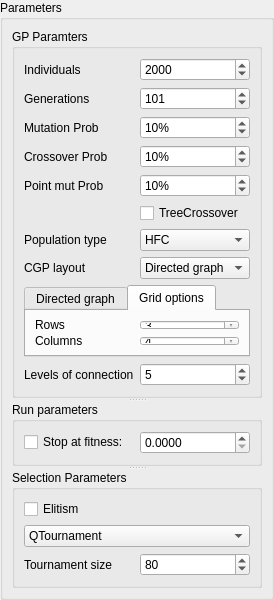
      <widget class="QSplitter" name="splitter">
       <property name="orientation">
        <enum>Qt::Vertical</enum>
       </property>
       <widget class="QGroupBox" name="groupBox_5">
        <property name="sizePolicy">
         <sizepolicy hsizetype="Expanding" vsizetype="Expanding">
          <horstretch>0</horstretch>
          <verstretch>0</verstretch>
         </sizepolicy>
        </property>
        <property name="minimumSize">
         <size>
          <width>200</width>
          <height>600</height>
         </size>
        </property>
        <property name="autoFillBackground">
         <bool>false</bool>
        </property>
        <property name="title">
         <string>Parameters</string>
        </property>
        <property name="flat">
         <bool>false</bool>
        </property>
        <property name="checkable">
         <bool>false</bool>
        </property>
        <layout class="QVBoxLayout">
         <item>
          <widget class="QSplitter" name="splitter_3">
           <property name="orientation">
            <enum>Qt::Vertical</enum>
           </property>
           <widget class="QGroupBox" name="groupBox_2">
            <property name="sizePolicy">
             <sizepolicy hsizetype="Expanding" vsizetype="Expanding">
              <horstretch>0</horstretch>
              <verstretch>0</verstretch>
             </sizepolicy>
            </property>
            <property name="minimumSize">
             <size>
              <width>0</width>
              <height>0</height>
             </size>
            </property>
            <property name="palette">
             <palette>
              <active/>
              <inactive/>
              <disabled/>
             </palette>
            </property>
            <property name="autoFillBackground">
             <bool>false</bool>
            </property>
            <property name="title">
             <string>GP Paramters</string>
            </property>
            <property name="flat">
             <bool>false</bool>
            </property>
            <property name="checkable">
             <bool>false</bool>
            </property>
            <layout class="QGridLayout">
             <item row="0" column="0">
              <widget class="QLabel" name="textLabel1">
               <property name="toolTip">
                <string>&lt;html&gt;&lt;head&gt;&lt;meta name=&quot;qrichtext&quot; content=&quot;1&quot; /&gt;&lt;/head&gt;&lt;body style=&quot; white-space: pre-wrap; font-family:MS Shell Dlg 2; font-size:8.25pt; font-weight:400; font-style:normal; text-decoration:none;&quot;&gt;&lt;p style=&quot; margin-top:0px; margin-bottom:0px; margin-left:0px; margin-right:0px; -qt-block-indent:0; text-indent:0px;&quot;&gt;Number of individuals in the population&lt;/p&gt;&lt;/body&gt;&lt;/html&gt;</string>
               </property>
               <property name="text">
                <string>Individuals</string>
               </property>
              </widget>
             </item>
             <item row="0" column="1">
              <widget class="QSpinBox" name="Individuals">
               <property name="sizePolicy">
                <sizepolicy hsizetype="Minimum" vsizetype="Expanding">
                 <horstretch>0</horstretch>
                 <verstretch>0</verstretch>
                </sizepolicy>
               </property>
               <property name="maximum">
                <number>100000</number>
               </property>
               <property name="value">
                <number>2000</number>
               </property>
              </widget>
             </item>
             <item row="1" column="0">
              <widget class="QLabel" name="textLabel1_2">
               <property name="toolTip">
                <string>&lt;html&gt;&lt;head&gt;&lt;meta name=&quot;qrichtext&quot; content=&quot;1&quot; /&gt;&lt;/head&gt;&lt;body style=&quot; white-space: pre-wrap; font-family:MS Shell Dlg 2; font-size:8.25pt; font-weight:400; font-style:normal; text-decoration:none;&quot;&gt;&lt;p style=&quot; margin-top:0px; margin-bottom:0px; margin-left:0px; margin-right:0px; -qt-block-indent:0; text-indent:0px;&quot;&gt;Maximum number of generations to run experiment&lt;/p&gt;&lt;/body&gt;&lt;/html&gt;</string>
               </property>
               <property name="text">
                <string>Generations</string>
               </property>
              </widget>
             </item>
             <item row="1" column="1">
              <widget class="QSpinBox" name="Generations">
               <property name="sizePolicy">
                <sizepolicy hsizetype="Minimum" vsizetype="Expanding">
                 <horstretch>0</horstretch>
                 <verstretch>0</verstretch>
                </sizepolicy>
               </property>
               <property name="toolTip">
                <string>Max number of generations</string>
               </property>
               <property name="minimum">
                <number>1</number>
               </property>
               <property name="maximum">
                <number>10000</number>
               </property>
               <property name="singleStep">
                <number>20</number>
               </property>
               <property name="value">
                <number>101</number>
               </property>
              </widget>
             </item>
             <item row="2" column="0">
              <widget class="QLabel" name="textLabel1_3">
               <property name="text">
                <string>Mutation Prob</string>
               </property>
              </widget>
             </item>
             <item row="2" column="1">
              <widget class="QSpinBox" name="Mutation">
               <property name="sizePolicy">
                <sizepolicy hsizetype="Minimum" vsizetype="Expanding">
                 <horstretch>0</horstretch>
                 <verstretch>0</verstretch>
                </sizepolicy>
               </property>
               <property name="suffix">
                <string>%</string>
               </property>
               <property name="prefix">
                <string/>
               </property>
               <property name="maximum">
                <number>100</number>
               </property>
               <property name="value">
                <number>10</number>
               </property>
              </widget>
             </item>
             <item row="3" column="0">
              <widget class="QLabel" name="textLabel1_3_2">
               <property name="text">
                <string>Crossover Prob </string>
               </property>
              </widget>
             </item>
             <item row="3" column="1">
              <widget class="QSpinBox" name="Crossover">
               <property name="sizePolicy">
                <sizepolicy hsizetype="Minimum" vsizetype="Expanding">
                 <horstretch>0</horstretch>
                 <verstretch>0</verstretch>
                </sizepolicy>
               </property>
               <property name="suffix">
                <string>%</string>
               </property>
               <property name="maximum">
                <number>100</number>
               </property>
               <property name="value">
                <number>10</number>
               </property>
              </widget>
             </item>
             <item row="4" column="0">
              <widget class="QLabel" name="pointMut">
               <property name="text">
                <string>Point mut Prob</string>
               </property>
              </widget>
             </item>
             <item row="4" column="1">
              <widget class="QSpinBox" name="pointProb">
               <property name="sizePolicy">
                <sizepolicy hsizetype="Minimum" vsizetype="Expanding">
                 <horstretch>0</horstretch>
                 <verstretch>0</verstretch>
                </sizepolicy>
               </property>
               <property name="suffix">
                <string>%</string>
               </property>
               <property name="maximum">
                <number>100</number>
               </property>
               <property name="value">
                <number>10</number>
               </property>
              </widget>
             </item>
             <item row="5" column="1">
              <widget class="QCheckBox" name="treeCheck">
               <property name="text">
                <string>TreeCrossover</string>
               </property>
              </widget>
             </item>
             <item row="6" column="1">
              <widget class="QComboBox" name="PopulationType">
               <property name="toolTip">
                <string>Choose type of population</string>
               </property>
               <property name="currentIndex">
                <number>1</number>
               </property>
               <item>
                <property name="text">
                 <string>Normal</string>
                </property>
               </item>
               <item>
                <property name="text">
                 <string>HFC</string>
                </property>
               </item>
              </widget>
             </item>
             <item row="7" column="1">
              <widget class="QComboBox" name="CGP_type">
               <property name="toolTip">
                <string>Choose connection type</string>
               </property>
               <property name="currentIndex">
                <number>0</number>
               </property>
               <item>
                <property name="text">
                 <string>Directed graph</string>
                </property>
               </item>
               <item>
                <property name="text">
                 <string>Grid</string>
                </property>
               </item>
              </widget>
             </item>
             <item row="8" column="0" colspan="2">
              <widget class="QTabWidget" name="options">
               <property name="currentIndex">
                <number>1</number>
               </property>
               <widget class="QWidget" name="Direct">
                <attribute name="title">
                 <string>Directed graph</string>
                </attribute>
                <attribute name="toolTip">
                 <string>Settings for directed graph type layout</string>
                </attribute>
                <layout class="QGridLayout">
                 <item row="0" column="0">
                  <widget class="QLabel" name="textLabel1_3_2_2">
                   <property name="text">
                    <string>Number of nodes</string>
                   </property>
                  </widget>
                 </item>
                 <item row="0" column="1">
                  <widget class="QSpinBox" name="Nodes">
                   <property name="minimum">
                    <number>1</number>
                   </property>
                   <property name="maximum">
                    <number>1000</number>
                   </property>
                   <property name="value">
                    <number>10</number>
                   </property>
                  </widget>
                 </item>
                </layout>
               </widget>
               <widget class="QWidget" name="Grid options">
                <attribute name="title">
                 <string>Grid options</string>
                </attribute>
                <layout class="QGridLayout">
                 <property name="margin">
                  <number>9</number>
                 </property>
                 <property name="spacing">
                  <number>6</number>
                 </property>
                 <item row="1" column="1">
                  <widget class="QSpinBox" name="Cols">
                   <property name="minimum">
                    <number>1</number>
                   </property>
                   <property name="value">
                    <number>4</number>
                   </property>
                  </widget>
                 </item>
                 <item row="1" column="0">
                  <widget class="QLabel" name="label_5">
                   <property name="text">
                    <string>Columns</string>
                   </property>
                  </widget>
                 </item>
                 <item row="0" column="0">
                  <widget class="QLabel" name="label_4">
                   <property name="text">
                    <string>Rows</string>
                   </property>
                  </widget>
                 </item>
                 <item row="0" column="1">
                  <widget class="QSpinBox" name="Rows">
                   <property name="minimum">
                    <number>1</number>
                   </property>
                   <property name="value">
                    <number>3</number>
                   </property>
                  </widget>
                 </item>
                </layout>
               </widget>
              </widget>
             </item>
             <item row="6" column="0">
              <widget class="QLabel" name="label_8">
               <property name="text">
                <string>Population type</string>
               </property>
              </widget>
             </item>
             <item row="7" column="0">
              <widget class="QLabel" name="label_9">
               <property name="text">
                <string>CGP layout</string>
               </property>
              </widget>
             </item>
             <item row="9" column="0">
              <widget class="QLabel" name="label_7">
               <property name="text">
                <string>Levels of connection</string>
               </property>
              </widget>
             </item>
             <item row="9" column="1">
              <widget class="QSpinBox" name="Back">
               <property name="minimum">
                <number>1</number>
               </property>
               <property name="maximum">
                <number>1000</number>
               </property>
               <property name="value">
                <number>5</number>
               </property>
              </widget>
             </item>
            </layout>
           </widget>
           <widget class="QGroupBox" name="groupBox">
            <property name="sizePolicy">
             <sizepolicy hsizetype="Expanding" vsizetype="Expanding">
              <horstretch>0</horstretch>
              <verstretch>0</verstretch>
             </sizepolicy>
            </property>
            <property name="palette">
             <palette>
              <active/>
              <inactive/>
              <disabled/>
             </palette>
            </property>
            <property name="autoFillBackground">
             <bool>false</bool>
            </property>
            <property name="title">
             <string>Run parameters</string>
            </property>
            <layout class="QGridLayout">
             <property name="margin">
              <number>9</number>
             </property>
             <property name="spacing">
              <number>6</number>
             </property>
             <item row="0" column="0">
              <widget class="QCheckBox" name="stopCheck">
               <property name="toolTip">
                <string>&lt;html&gt;&lt;head&gt;&lt;meta name=&quot;qrichtext&quot; content=&quot;1&quot; /&gt;&lt;/head&gt;&lt;body style=&quot; white-space: pre-wrap; font-family:MS Shell Dlg 2; font-size:8.25pt; font-weight:400; font-style:normal; text-decoration:none;&quot;&gt;&lt;p style=&quot; margin-top:0px; margin-bottom:0px; margin-left:0px; margin-right:0px; -qt-block-indent:0; text-indent:0px;&quot;&gt;Stops the experiment at a given minimum fitness&lt;/p&gt;&lt;/body&gt;&lt;/html&gt;</string>
               </property>
               <property name="text">
                <string>Stop at fitness:</string>
               </property>
              </widget>
             </item>
             <item row="0" column="1">
              <widget class="QDoubleSpinBox" name="stopValue">
               <property name="decimals">
                <number>4</number>
               </property>
               <property name="maximum">
                <double>100000.000000000000000</double>
               </property>
              </widget>
             </item>
            </layout>
           </widget>
           <widget class="QGroupBox" name="groupBox_3">
            <property name="sizePolicy">
             <sizepolicy hsizetype="Expanding" vsizetype="Expanding">
              <horstretch>0</horstretch>
              <verstretch>0</verstretch>
             </sizepolicy>
            </property>
            <property name="palette">
             <palette>
              <active/>
              <inactive/>
              <disabled/>
             </palette>
            </property>
            <property name="autoFillBackground">
             <bool>false</bool>
            </property>
            <property name="title">
             <string>Selection Parameters</string>
            </property>
            <layout class="QGridLayout">
             <item row="0" column="0" colspan="2">
              <widget class="QCheckBox" name="Elitism">
               <property name="toolTip">
                <string>&lt;html&gt;&lt;head&gt;&lt;meta name=&quot;qrichtext&quot; content=&quot;1&quot; /&gt;&lt;/head&gt;&lt;body style=&quot; white-space: pre-wrap; font-family:MS Shell Dlg 2; font-size:8.25pt; font-weight:400; font-style:normal; text-decoration:none;&quot;&gt;&lt;p style=&quot; margin-top:0px; margin-bottom:0px; margin-left:0px; margin-right:0px; -qt-block-indent:0; text-indent:0px;&quot;&gt;&lt;span style=&quot; font-size:8pt;&quot;&gt;When using elitism the best individual is always kept for next generation&lt;/span&gt;&lt;/p&gt;&lt;/body&gt;&lt;/html&gt;</string>
               </property>
               <property name="text">
                <string>Elitism</string>
               </property>
               <property name="checked">
                <bool>false</bool>
               </property>
               <property name="tristate">
                <bool>false</bool>
               </property>
              </widget>
             </item>
             <item row="1" column="0" colspan="2">
              <widget class="QComboBox" name="selectionMethod">
               <item>
                <property name="text">
                 <string>QTournament</string>
                </property>
               </item>
               <item>
                <property name="text">
                 <string>Random</string>
                </property>
               </item>
              </widget>
             </item>
             <item row="2" column="0">
              <widget class="QLabel" name="tournamentLabel">
               <property name="enabled">
                <bool>true</bool>
               </property>
               <property name="text">
                <string>Tournament size</string>
               </property>
              </widget>
             </item>
             <item row="2" column="1">
              <widget class="QSpinBox" name="tournamentSize">
               <property name="enabled">
                <bool>true</bool>
               </property>
               <property name="minimum">
                <number>1</number>
               </property>
               <property name="maximum">
                <number>1000</number>
               </property>
               <property name="value">
                <number>80</number>
               </property>
              </widget>
             </item>
            </layout>
           </widget>
          </widget>
         </item>
        </layout>
       </widget>
      </widget>
